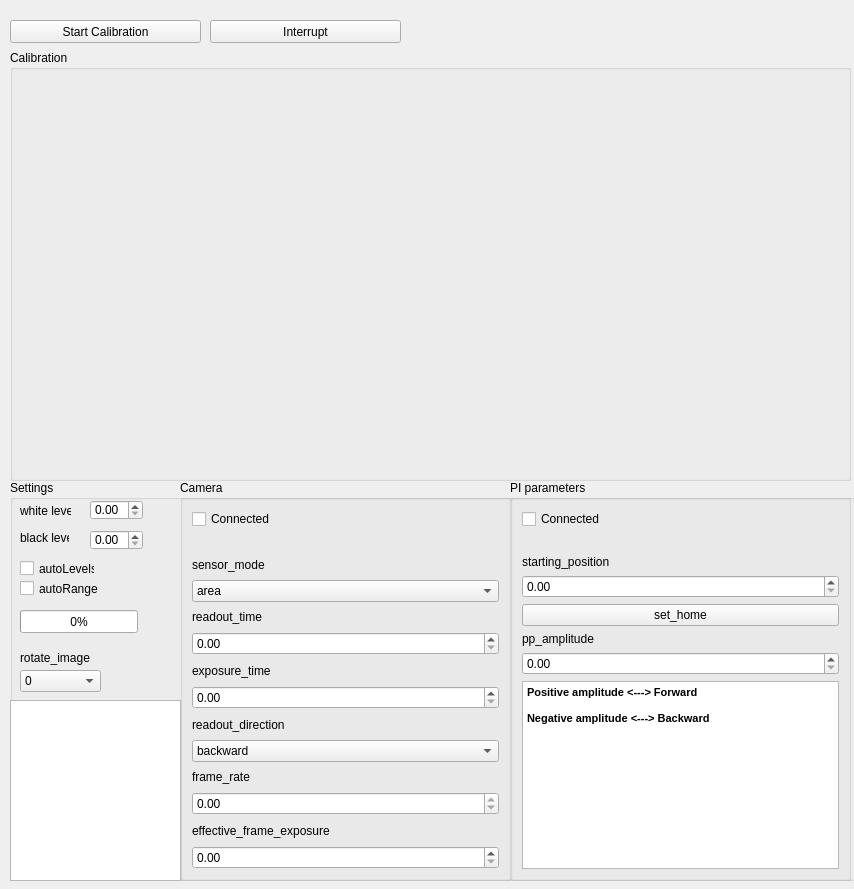
<?xml version="1.0" encoding="UTF-8"?>
<ui version="4.0">
 <class>Form</class>
 <widget class="QWidget" name="Form">
  <property name="geometry">
   <rect>
    <x>0</x>
    <y>0</y>
    <width>854</width>
    <height>889</height>
   </rect>
  </property>
  <property name="windowTitle">
   <string>Form</string>
  </property>
  <widget class="QGroupBox" name="plot_groupBox">
   <property name="geometry">
    <rect>
     <x>10</x>
     <y>50</y>
     <width>841</width>
     <height>431</height>
    </rect>
   </property>
   <property name="maximumSize">
    <size>
     <width>4777215</width>
     <height>4777215</height>
    </size>
   </property>
   <property name="title">
    <string>Calibration</string>
   </property>
   <layout class="QHBoxLayout" name="horizontalLayout"/>
  </widget>
  <widget class="QGroupBox" name="Live_groupBox">
   <property name="geometry">
    <rect>
     <x>10</x>
     <y>480</y>
     <width>851</width>
     <height>401</height>
    </rect>
   </property>
   <property name="title">
    <string>Settings</string>
   </property>
   <widget class="QLabel" name="label_min">
    <property name="geometry">
     <rect>
      <x>10</x>
      <y>23</y>
      <width>51</width>
      <height>16</height>
     </rect>
    </property>
    <property name="text">
     <string>white level</string>
    </property>
   </widget>
   <widget class="QLabel" name="label_max">
    <property name="geometry">
     <rect>
      <x>10</x>
      <y>50</y>
      <width>49</width>
      <height>16</height>
     </rect>
    </property>
    <property name="text">
     <string>black level</string>
    </property>
   </widget>
   <widget class="QDoubleSpinBox" name="min_doubleSpinBox">
    <property name="geometry">
     <rect>
      <x>80</x>
      <y>50</y>
      <width>53</width>
      <height>20</height>
     </rect>
    </property>
   </widget>
   <widget class="QCheckBox" name="autoLevels_checkBox">
    <property name="geometry">
     <rect>
      <x>10</x>
      <y>80</y>
      <width>75</width>
      <height>17</height>
     </rect>
    </property>
    <property name="text">
     <string>autoLevels</string>
    </property>
   </widget>
   <widget class="QCheckBox" name="autoRange_checkBox">
    <property name="geometry">
     <rect>
      <x>10</x>
      <y>100</y>
      <width>109</width>
      <height>17</height>
     </rect>
    </property>
    <property name="text">
     <string>autoRange</string>
    </property>
   </widget>
   <widget class="QDoubleSpinBox" name="max_doubleSpinBox">
    <property name="geometry">
     <rect>
      <x>80</x>
      <y>20</y>
      <width>53</width>
      <height>20</height>
     </rect>
    </property>
   </widget>
   <widget class="QGroupBox" name="pattern_groupBox_2">
    <property name="geometry">
     <rect>
      <x>170</x>
      <y>0</y>
      <width>331</width>
      <height>401</height>
     </rect>
    </property>
    <property name="maximumSize">
     <size>
      <width>4777215</width>
      <height>16777215</height>
     </size>
    </property>
    <property name="title">
     <string>Camera</string>
    </property>
    <layout class="QGridLayout" name="gridLayout_4">
     <item row="16" column="0">
      <widget class="QLabel" name="label_2">
       <property name="text">
        <string>frame_rate</string>
       </property>
      </widget>
     </item>
     <item row="2" column="0">
      <widget class="QLabel" name="label_3">
       <property name="text">
        <string>sensor_mode</string>
       </property>
      </widget>
     </item>
     <item row="6" column="0">
      <widget class="QLabel" name="label">
       <property name="text">
        <string>exposure_time</string>
       </property>
      </widget>
     </item>
     <item row="19" column="0">
      <widget class="QDoubleSpinBox" name="internal_frame_interval_doubleSpinBox"/>
     </item>
     <item row="18" column="0">
      <widget class="QLabel" name="label_20">
       <property name="text">
        <string>effective_frame_exposure</string>
       </property>
      </widget>
     </item>
     <item row="3" column="0">
      <widget class="QComboBox" name="sensor_mode_comboBox">
       <item>
        <property name="text">
         <string>area</string>
        </property>
       </item>
       <item>
        <property name="text">
         <string>progressive</string>
        </property>
       </item>
      </widget>
     </item>
     <item row="14" column="0">
      <widget class="QLabel" name="label_19">
       <property name="text">
        <string>readout_direction</string>
       </property>
      </widget>
     </item>
     <item row="5" column="0">
      <widget class="QDoubleSpinBox" name="internal_line_interval_doubleSpinBox"/>
     </item>
     <item row="17" column="0">
      <widget class="QDoubleSpinBox" name="internal_frame_rate_doubleSpinBox">
       <property name="readOnly">
        <bool>true</bool>
       </property>
      </widget>
     </item>
     <item row="1" column="0">
      <spacer name="horizontalSpacer_3">
       <property name="orientation">
        <enum>Qt::Horizontal</enum>
       </property>
       <property name="sizeHint" stdset="0">
        <size>
         <width>40</width>
         <height>20</height>
        </size>
       </property>
      </spacer>
     </item>
     <item row="7" column="0">
      <widget class="QDoubleSpinBox" name="exposure_time_doubleSpinBox"/>
     </item>
     <item row="0" column="0">
      <widget class="QCheckBox" name="connected_checkBox">
       <property name="text">
        <string>Connected</string>
       </property>
      </widget>
     </item>
     <item row="15" column="0">
      <widget class="QComboBox" name="readout_direction_comboBox">
       <item>
        <property name="text">
         <string>backward</string>
        </property>
       </item>
       <item>
        <property name="text">
         <string>forward</string>
        </property>
       </item>
      </widget>
     </item>
     <item row="4" column="0">
      <widget class="QLabel" name="label_17">
       <property name="text">
        <string>readout_time</string>
       </property>
      </widget>
     </item>
    </layout>
   </widget>
   <widget class="QProgressBar" name="progress_progressBar">
    <property name="geometry">
     <rect>
      <x>10</x>
      <y>130</y>
      <width>118</width>
      <height>23</height>
     </rect>
    </property>
    <property name="value">
     <number>0</number>
    </property>
   </widget>
   <widget class="QGroupBox" name="PI_groupBox">
    <property name="geometry">
     <rect>
      <x>500</x>
      <y>0</y>
      <width>341</width>
      <height>401</height>
     </rect>
    </property>
    <property name="maximumSize">
     <size>
      <width>4777215</width>
      <height>16777215</height>
     </size>
    </property>
    <property name="title">
     <string>PI parameters</string>
    </property>
    <layout class="QGridLayout" name="gridLayout_5">
     <item row="6" column="0">
      <widget class="QLabel" name="label_8">
       <property name="text">
        <string>pp_amplitude</string>
       </property>
      </widget>
     </item>
     <item row="0" column="0">
      <widget class="QCheckBox" name="connected_pi_checkBox">
       <property name="text">
        <string>Connected</string>
       </property>
      </widget>
     </item>
     <item row="2" column="0">
      <widget class="QLabel" name="label_5">
       <property name="text">
        <string>starting_position</string>
       </property>
      </widget>
     </item>
     <item row="1" column="0">
      <spacer name="horizontalSpacer_2">
       <property name="orientation">
        <enum>Qt::Horizontal</enum>
       </property>
       <property name="sizeHint" stdset="0">
        <size>
         <width>40</width>
         <height>20</height>
        </size>
       </property>
      </spacer>
     </item>
     <item row="8" column="0">
      <widget class="QTextBrowser" name="textBrowser_2">
       <property name="html">
        <string>&lt;!DOCTYPE HTML PUBLIC &quot;-//W3C//DTD HTML 4.0//EN&quot; &quot;http://www.w3.org/TR/REC-html40/strict.dtd&quot;&gt;
&lt;html&gt;&lt;head&gt;&lt;meta name=&quot;qrichtext&quot; content=&quot;1&quot; /&gt;&lt;style type=&quot;text/css&quot;&gt;
p, li { white-space: pre-wrap; }
&lt;/style&gt;&lt;/head&gt;&lt;body style=&quot; font-family:'MS Shell Dlg 2'; font-size:8.25pt; font-weight:400; font-style:normal;&quot;&gt;
&lt;p style=&quot; margin-top:0px; margin-bottom:0px; margin-left:0px; margin-right:0px; -qt-block-indent:0; text-indent:0px;&quot;&gt;&lt;span style=&quot; font-weight:600;&quot;&gt;Positive amplitude &amp;lt;---&amp;gt; Forward &lt;/span&gt;&lt;/p&gt;
&lt;p style=&quot;-qt-paragraph-type:empty; margin-top:0px; margin-bottom:0px; margin-left:0px; margin-right:0px; -qt-block-indent:0; text-indent:0px; font-weight:600;&quot;&gt;&lt;br /&gt;&lt;/p&gt;
&lt;p style=&quot; margin-top:0px; margin-bottom:0px; margin-left:0px; margin-right:0px; -qt-block-indent:0; text-indent:0px;&quot;&gt;&lt;span style=&quot; font-weight:600;&quot;&gt;Negative amplitude &amp;lt;---&amp;gt; Backward &lt;/span&gt;&lt;/p&gt;&lt;/body&gt;&lt;/html&gt;</string>
       </property>
      </widget>
     </item>
     <item row="4" column="0">
      <widget class="QPushButton" name="set_home_pushButton">
       <property name="text">
        <string>set_home</string>
       </property>
      </widget>
     </item>
     <item row="3" column="0">
      <widget class="QDoubleSpinBox" name="starting_position_doubleSpinBox"/>
     </item>
     <item row="7" column="0">
      <widget class="QDoubleSpinBox" name="pp_amplitude_doubleSpinBox"/>
     </item>
    </layout>
   </widget>
   <widget class="QComboBox" name="rotate_image_comboBox">
    <property name="geometry">
     <rect>
      <x>10</x>
      <y>190</y>
      <width>81</width>
      <height>22</height>
     </rect>
    </property>
    <item>
     <property name="text">
      <string>0</string>
     </property>
    </item>
    <item>
     <property name="text">
      <string>90</string>
     </property>
    </item>
    <item>
     <property name="text">
      <string>180</string>
     </property>
    </item>
    <item>
     <property name="text">
      <string>270</string>
     </property>
    </item>
   </widget>
   <widget class="QLabel" name="label_15">
    <property name="geometry">
     <rect>
      <x>10</x>
      <y>170</y>
      <width>71</width>
      <height>16</height>
     </rect>
    </property>
    <property name="text">
     <string>rotate_image</string>
    </property>
   </widget>
   <widget class="QTextBrowser" name="textBrowser">
    <property name="geometry">
     <rect>
      <x>0</x>
      <y>220</y>
      <width>171</width>
      <height>181</height>
     </rect>
    </property>
    <property name="html">
     <string>&lt;!DOCTYPE HTML PUBLIC &quot;-//W3C//DTD HTML 4.0//EN&quot; &quot;http://www.w3.org/TR/REC-html40/strict.dtd&quot;&gt;
&lt;html&gt;&lt;head&gt;&lt;meta name=&quot;qrichtext&quot; content=&quot;1&quot; /&gt;&lt;style type=&quot;text/css&quot;&gt;
p, li { white-space: pre-wrap; }
&lt;/style&gt;&lt;/head&gt;&lt;body style=&quot; font-family:'MS Shell Dlg 2'; font-size:8.25pt; font-weight:400; font-style:normal;&quot;&gt;
&lt;p style=&quot;-qt-paragraph-type:empty; margin-top:0px; margin-bottom:0px; margin-left:0px; margin-right:0px; -qt-block-indent:0; text-indent:0px;&quot;&gt;&lt;br /&gt;&lt;/p&gt;&lt;/body&gt;&lt;/html&gt;</string>
    </property>
   </widget>
  </widget>
  <widget class="QPushButton" name="start_pushButton">
   <property name="geometry">
    <rect>
     <x>10</x>
     <y>20</y>
     <width>191</width>
     <height>23</height>
    </rect>
   </property>
   <property name="text">
    <string>Start Calibration</string>
   </property>
  </widget>
  <widget class="QPushButton" name="interrupt_pushButton">
   <property name="geometry">
    <rect>
     <x>210</x>
     <y>20</y>
     <width>191</width>
     <height>23</height>
    </rect>
   </property>
   <property name="text">
    <string>Interrupt</string>
   </property>
  </widget>
 </widget>
 <resources/>
 <connections/>
</ui>
